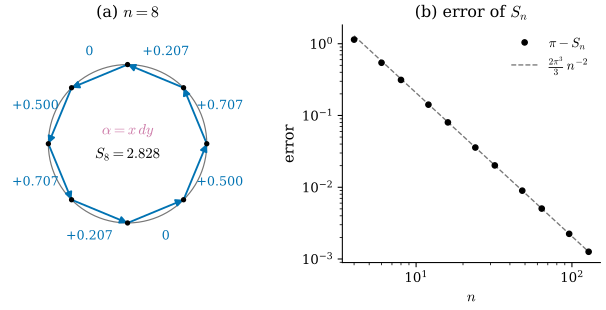

This figure's Python source:
"""Figure 35.3.1: Riemann sums of the line integral of alpha = x dy around the unit circle
(Section 35.3, Proposition 35.3.5 and Example 35.3.6).

The circle gamma(t) = (cos t, sin t), t in [0, 2 pi], counterclockwise, is sampled at p_i = gamma(2 pi i / n).
The Riemann sum S_n = sum_i alpha_{p_i}(p_{i+1} - p_i) = sum_i x_i (y_{i+1} - y_i) equals (n/2) sin(2 pi / n) exactly.
(a) n = 8: the blue arrows are the chord vectors p_{i+1} - p_i; each number is alpha_{p_i}(p_{i+1} - p_i) at the tail
    point p_i (black dot). Grey: the circle. The eight numbers add up to S_8 = 2.828 (pi = 3.142).
(b) The error pi - S_n against n on log-log axes (black dots) with the reference line (2 pi^3 / 3) n^-2 (grey dashed):
    the error decays like n^-2.
Self-checks: S_n = (n/2) sin(2 pi / n) for every n; S_n -> pi; the n^-2 asymptotics; the integral of alpha along the
circle is pi by Gauss-Legendre quadrature (lib/ch35.line_integral_num).
"""
import sys
from pathlib import Path

import numpy as np

import dgfig

sys.path.insert(0, str(Path(__file__).resolve().parents[1] / "lib"))
import ch35  # noqa: E402

dgfig.setup()
import matplotlib.pyplot as plt  # noqa: E402
from matplotlib.patches import FancyArrowPatch  # noqa: E402

C = dgfig.COLORS


def riemann(n):
    t = 2 * np.pi * np.arange(n + 1) / n
    P = np.stack([np.cos(t), np.sin(t)], 1)
    vals = P[:-1, 0] * (P[1:, 1] - P[:-1, 1])
    return P, vals


ns = np.array([4, 6, 8, 12, 16, 24, 32, 48, 64, 96, 128])
S = np.array([riemann(n)[1].sum() for n in ns])
assert np.allclose(S, ns / 2 * np.sin(2 * np.pi / ns))
err = np.pi - S
assert np.all(err > 0) and np.all(np.diff(err) < 0)
assert abs(err[-1] * ns[-1] ** 2 / (2 * np.pi ** 3 / 3) - 1) < 1e-3
exact = ch35.line_integral_num(lambda p: np.array([0.0, p[0]]), lambda t: np.array([np.cos(t), np.sin(t)]),
                               lambda t: np.array([-np.sin(t), np.cos(t)]), 0, 2 * np.pi)
assert abs(exact - np.pi) < 1e-12
P8, v8 = riemann(8)
assert abs(v8.sum() - 2 * np.sqrt(2)) < 1e-12

fig, (axA, axB) = plt.subplots(1, 2, figsize=(6.6, 3.3), gridspec_kw=dict(width_ratios=[1.05, 1]))
ts = np.linspace(0, 2 * np.pi, 300)
axA.plot(np.cos(ts), np.sin(ts), color=C["aux"], lw=0.9, zorder=1)
for i in range(8):
    p, q = P8[i], P8[i + 1]
    axA.add_patch(FancyArrowPatch(tuple(p), tuple(q), arrowstyle="-|>", mutation_scale=11, color=C["tangent"], lw=1.4,
                                  shrinkA=0, shrinkB=0, zorder=4))
    axA.plot(*p, "o", color=C["main"], ms=3, zorder=5)
    m = 0.5 * (p + q)
    lab = m / np.linalg.norm(m) * 1.26
    txt = f"{v8[i]:+.3f}" if abs(v8[i]) > 5e-4 else "0"
    axA.text(lab[0], lab[1], txt, ha="center", va="center", fontsize=9.5, color=C["tangent"])
axA.text(0, 0.12, r"$\alpha = x\,dy$", ha="center", fontsize=11, color=C["covector"])
axA.text(0, -0.18, r"$S_8 = 2.828$", ha="center", fontsize=11)
dgfig.schematic_axes(axA, xlim=(-1.55, 1.55), ylim=(-1.5, 1.5))
axA.set_title(r"(a) $n = 8$", fontsize=12)

axB.loglog(ns, err, "o", color=C["main"], ms=4, zorder=3, label=r"$\pi - S_n$")
axB.loglog(ns, 2 * np.pi ** 3 / 3 / ns.astype(float) ** 2, "--", color=C["aux"], lw=1.0, zorder=2,
           label=r"$\frac{2\pi^3}{3}\,n^{-2}$")
axB.set_xlabel(r"$n$")
axB.set_ylabel("error")
axB.legend(frameon=False, fontsize=10, loc="upper right")
axB.set_title(r"(b) error of $S_n$", fontsize=12)
for sp_ in ("top", "right"):
    axB.spines[sp_].set_visible(False)
fig.subplots_adjust(left=0.02, right=0.98, bottom=0.15, top=0.9, wspace=0.3)
dgfig.save(fig, __file__)
